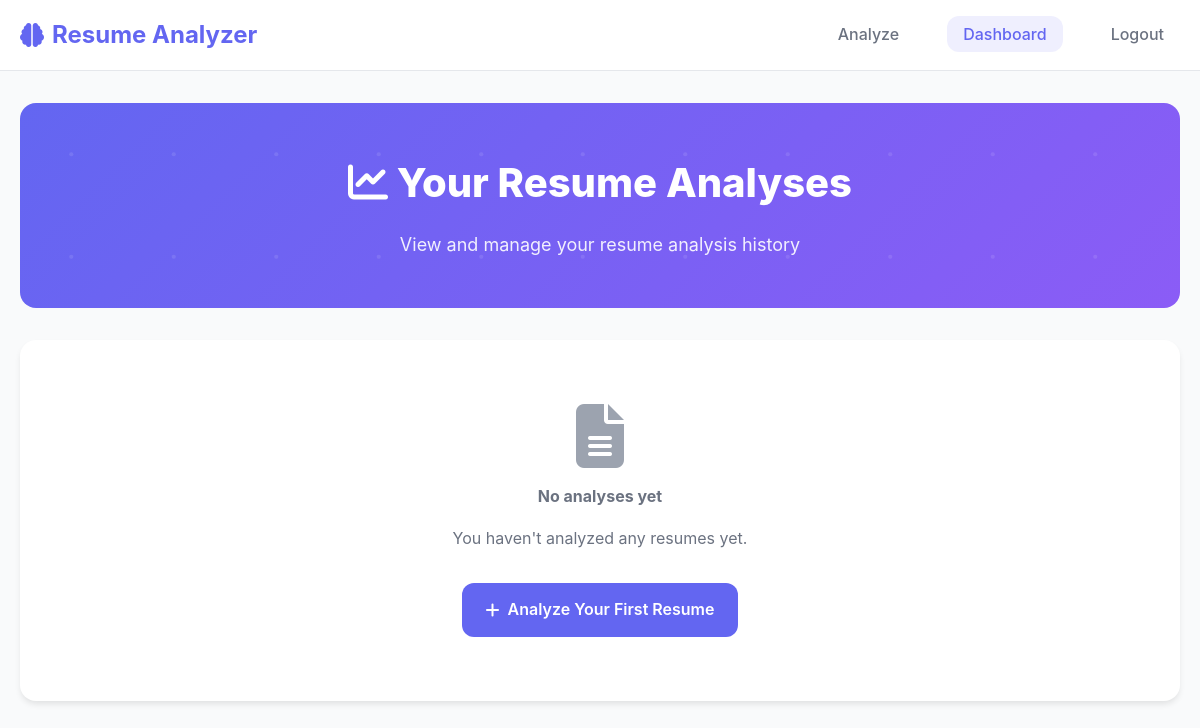
Before: /dashboard (signed in) with the older database file.
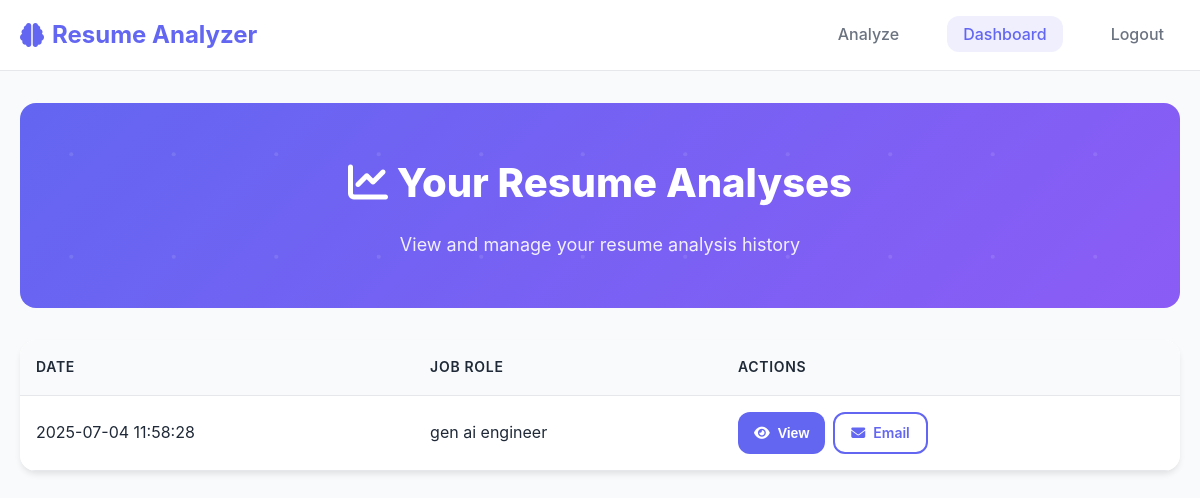
After: the same page with the newer database file.
### tables this page shows
CREATE TABLE analysis_history (
    id INTEGER PRIMARY KEY AUTOINCREMENT,
    user_id INTEGER NOT NULL,
    job_role TEXT NOT NULL,
    result TEXT NOT NULL,
    created_at TIMESTAMP DEFAULT CURRENT_TIMESTAMP,
    FOREIGN KEY (user_id) REFERENCES users(id)
);

### app.py (the view)
@app.route("/dashboard")
def dashboard():
    if "user_id" not in session:
        flash("Please log in first.", "warning")
        return redirect(url_for("login"))
    conn = get_db_connection()
    cursor = conn.cursor()
    cursor.execute("SELECT * FROM analysis_history WHERE user_id = ? ORDER BY created_at DESC", (session["user_id"],))
    history = cursor.fetchall()
    conn.close()
    return render_template("dashboard.html", name=session["user_name"], history=history)

### app.py (called while the page is built)
def get_db_connection():
    conn = sqlite3.connect(DB_PATH)
    conn.row_factory = sqlite3.Row
    return conn

### templates/dashboard.html (shortened to what this page needs)
<!DOCTYPE html>
<html lang="en">
<head>
    <link rel="stylesheet" href="https://cdnjs.cloudflare.com/ajax/libs/font-awesome/6.1.1/css/all.min.css">
    <link rel="stylesheet" href="{{ url_for('static', filename='style.css') }}">
</head>
<body>
    <nav class="navbar">
        <div class="container">
            <div class="nav-container">
                <a class="navbar-brand" href="{{ url_for('index') }}">
                    <i class="fas fa-brain"></i>
                    Resume Analyzer
                </a>
                <ul class="nav-menu" id="navMenu">
                    <li><a class="nav-link" href="{{ url_for('index') }}">Analyze</a></li>
                    <li><a class="nav-link active" href="{{ url_for('dashboard') }}">Dashboard</a></li>
                    <li><a class="nav-link" href="{{ url_for('logout') }}">Logout</a></li>
                </ul>
            </div>
        </div>
    </nav>
    <div class="container" style="padding-top: 2rem;">
        <div class="header-section">
            <div class="header-content">
                <h1><i class="fas fa-chart-line"></i> Your Resume Analyses</h1>
                <p>View and manage your resume analysis history</p>
            </div>
        </div>
        {% if history %}
            <div class="card">
                <div class="card-body p-0">
                    <div class="table-responsive">
                        <table class="table">
                            <thead>
                                <tr>
                                    <th>Date</th>
                                    <th>Job Role</th>
                                    <th>Actions</th>
                                </tr>
                            </thead>
                            <tbody>
                                {% for analysis in history %}
                                <tr data-analysis-id="{{ analysis.id }}">
                                    <td>{{ analysis.created_at }}</td>
                                    <td>{{ analysis.job_role }}</td>
                                    <td>
                                        <div class="d-flex gap-2">
                                            <button class="btn btn-primary btn-sm view-analysis"
                                                    onclick="showAnalysis('{{ analysis.result | replace('\n', '\\n') | replace('"', '\\"') }}')"
                                                    data-analysis="{{ analysis.result | replace('\n', '\\n') | replace('"', '\\"') }}">
                                                <i class="fas fa-eye"></i> View
                                            </button>
                                            <a href="{{ url_for('email_analysis', analysis_id=analysis.id) }}"
                                               class="btn btn-outline btn-sm">
                                                <i class="fas fa-envelope"></i> Email
                                            </a>
                                        </div>
                                    </td>
                                </tr>
                                {% endfor %}
                            </tbody>
                        </table>
                    </div>
                </div>
            </div>
        {% else %}
            <div class="card">
                <div class="card-body text-center" style="padding: 4rem 2rem;">
                    <i class="fas fa-file-alt" style="font-size: 4rem; color: var(--text-light); margin-bottom: 1rem;"></i>
                    <h4 style="margin-bottom: 1rem; color: var(--text-secondary);">No analyses yet</h4>
                    <p style="color: var(--text-secondary); margin-bottom: 2rem;">
                        You haven't analyzed any resumes yet.
                    </p>
                    <a href="{{ url_for('index') }}" class="btn btn-primary">
                        <i class="fas fa-plus"></i>
                        Analyze Your First Resume
                    </a>
                </div>
            </div>
        {% endif %}
    </div>
</body>
</html>

### static/style.css (style rules this page uses)
* { margin: 0; padding: 0; box-sizing: border-box; }
:root { --primary-color: #6366f1; --primary-hover: #5b5cf6; --secondary-color: #f8fafc; --accent-color: #10b981; --danger-color: #ef4444; --warning-color: #f59e0b; --text-primary: #1f2937; --text-secondary: #6b7280; --text-light: #9ca3af; --border-color: #e5e7eb; --background: #ffffff; --surface: #f9fafb; --shadow-sm: 0 1px 2px 0 rgba(0, 0, 0, 0.05); --shadow-md: 0 4px 6px -1px rgba(0, 0, 0, 0.1); --shadow-lg: 0 10px 15px -3px rgba(0, 0, 0, 0.1); --shadow-xl: 0 20px 25px -5px rgba(0, 0, 0, 0.1); --radius: 12px; --radius-lg: 16px; --font-sans: -apple-system, BlinkMacSystemFont, 'Segoe UI', Roboto, 'Helvetica Neue', Arial, sans-serif; }
body { font-family: var(--font-sans); background-color: var(--surface); color: var(--text-primary); line-height: 1.6; font-size: 16px; }
.container { max-width: 1200px; margin: 0 auto; padding: 0 20px; }
.navbar { background: var(--background); border-bottom: 1px solid var(--border-color); padding: 1rem 0; position: sticky; top: 0; z-index: 100; backdrop-filter: blur(8px); }
.nav-container { display: flex; justify-content: space-between; align-items: center; }
.navbar-brand { font-size: 1.5rem; font-weight: 700; color: var(--primary-color); text-decoration: none; display: flex; align-items: center; gap: 0.5rem; }
.nav-menu { display: flex; list-style: none; gap: 2rem; align-items: center; }
.nav-link { color: var(--text-secondary); text-decoration: none; font-weight: 500; padding: 0.5rem 1rem; border-radius: var(--radius); transition: all 0.2s ease; }
.nav-link:hover, .nav-link.active { color: var(--primary-color); background-color: rgba(99, 102, 241, 0.1); }
.card { background: var(--background); border-radius: var(--radius-lg); box-shadow: var(--shadow-md); margin-bottom: 2rem; overflow: hidden; transition: all 0.3s ease; }
.card-body { padding: 2rem; }
.header-section { background: linear-gradient(135deg, var(--primary-color), #8b5cf6); color: white; padding: 3rem 2rem; border-radius: var(--radius-lg); margin-bottom: 2rem; text-align: center; position: relative; overflow: hidden; }
.header-section::before { content: ''; position: absolute; top: 0; left: 0; right: 0; bottom: 0; }
.header-content { position: relative; z-index: 1; }
.header-section h1 { font-size: 2.5rem; font-weight: 800; margin-bottom: 1rem; }
.header-section p { font-size: 1.125rem; opacity: 0.9; max-width: 600px; margin: 0 auto; }
.btn { display: inline-flex; align-items: center; justify-content: center; gap: 0.5rem; padding: 0.875rem 1.5rem; font-size: 1rem; font-weight: 600; text-decoration: none; border: none; border-radius: var(--radius); cursor: pointer; transition: all 0.2s ease; text-align: center; min-width: 120px; }
.btn-primary { background: var(--primary-color); color: white; }
.btn-outline { background: transparent; border: 2px solid var(--primary-color); color: var(--primary-color); }
.btn-sm { padding: 0.5rem 1rem; font-size: 0.875rem; min-width: auto; }
.table-responsive { overflow-x: auto; border-radius: var(--radius); box-shadow: var(--shadow-sm); }
.table { width: 100%; background: var(--background); border-collapse: collapse; }
.table th, .table td { padding: 1rem; text-align: left; border-bottom: 1px solid var(--border-color); }
.table th { background: var(--surface); font-weight: 600; color: var(--text-primary); text-transform: uppercase; font-size: 0.875rem; letter-spacing: 0.05em; }
.p-0 { padding: 0; }
.d-flex { display: flex; }
.gap-2 { gap: 0.5rem; }
.card, .header-section { animation: fadeIn 0.6s ease-out; }

Changed rows visible on the page:
added analysis_history: created_at "2025-07-04 11:58:28", job_role "gen ai engineer"
Other visible differences:
text no longer shown: "No analyses yet You haven't analyzed any resumes yet. Analyze Your First Resume"
text now shown: "DATE JOB ROLE ACTIONS"
